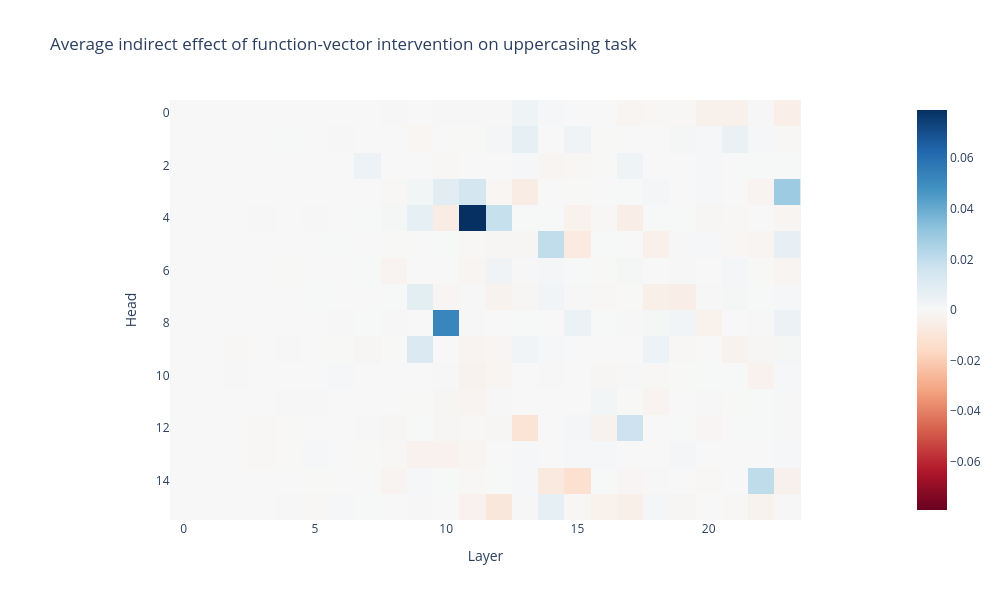

The notebook cell saved with this chart:
### Code cell
imshow(
    indirect_effect.mean(dim=0).T, 
    title = "Average indirect effect of function-vector intervention on uppercasing task",
    width = 1000,
    height = 600,
    labels = {"x": "Layer", "y": "Head"},
    aspect = "equal",
)

### Figure 1 — Plotly figure (JSON) as saved in the notebook; plotly's stock layout.template omitted (floating-point values rounded to 4 significant figures; data arrays with more than 128 entries replaced by an {"elided": "..."} marker saying what was removed)
{"data": [{"coloraxis": "coloraxis", "hovertemplate": "Layer: %{x}<br>Head: %{y}<br>color: %{z}<extra></extra>", "name": "0", "type": "heatmap", "xaxis": "x", "yaxis": "y", "z": {"elided": "16x24 float values"}}], "layout": {"coloraxis": {"cmid": 0, "colorscale": [[0, "rgb(103,0,31)"], [0.1, "rgb(178,24,43)"], [0.2, "rgb(214,96,77)"], [0.3, "rgb(244,165,130)"], [0.4, "rgb(253,219,199)"], [0.5, "rgb(247,247,247)"], [0.6, "rgb(209,229,240)"], [0.7, "rgb(146,197,222)"], [0.8, "rgb(67,147,195)"], [0.9, "rgb(33,102,172)"], [1, "rgb(5,48,97)"]]}, "height": 600, "title": {"text": "Average indirect effect of function-vector intervention on uppercasing task"}, "width": 1000, "xaxis": {"anchor": "y", "constrain": "domain", "domain": [0, 1], "scaleanchor": "y", "title": {"text": "Layer"}}, "yaxis": {"anchor": "x", "autorange": "reversed", "constrain": "domain", "domain": [0, 1], "title": {"text": "Head"}}}}
